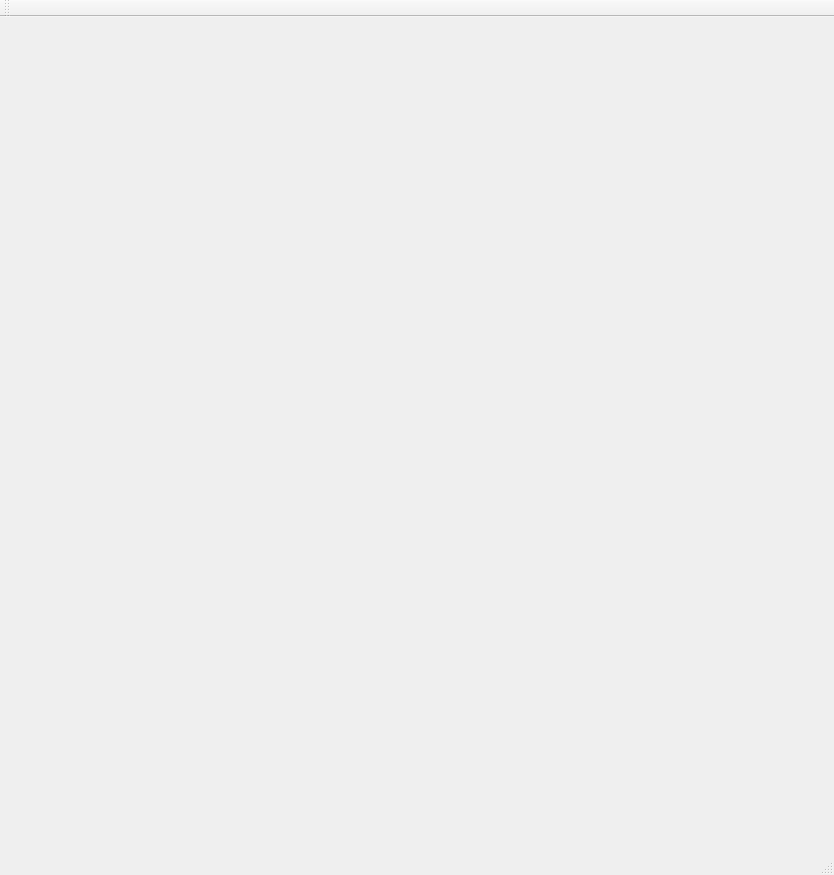
<?xml version="1.0" encoding="UTF-8"?>
<ui version="4.0">
 <class>ToolboxMain</class>
 <widget class="QMainWindow" name="ToolboxMain">
  <property name="geometry">
   <rect>
    <x>0</x>
    <y>0</y>
    <width>834</width>
    <height>875</height>
   </rect>
  </property>
  <property name="windowTitle">
   <string>ToolboxMain</string>
  </property>
  <widget class="QWidget" name="centralWidget"/>
  <widget class="QMenuBar" name="menuBar">
   <property name="geometry">
    <rect>
     <x>0</x>
     <y>0</y>
     <width>834</width>
     <height>25</height>
    </rect>
   </property>
  </widget>
  <widget class="QToolBar" name="mainToolBar">
   <attribute name="toolBarArea">
    <enum>TopToolBarArea</enum>
   </attribute>
   <attribute name="toolBarBreak">
    <bool>false</bool>
   </attribute>
  </widget>
  <widget class="QStatusBar" name="statusBar"/>
  <action name="action_Open">
   <property name="text">
    <string>&amp;Open...</string>
   </property>
  </action>
  <action name="action_About">
   <property name="text">
    <string>&amp;About...</string>
   </property>
  </action>
 </widget>
 <layoutdefault spacing="6" margin="11"/>
 <resources/>
 <connections/>
</ui>
